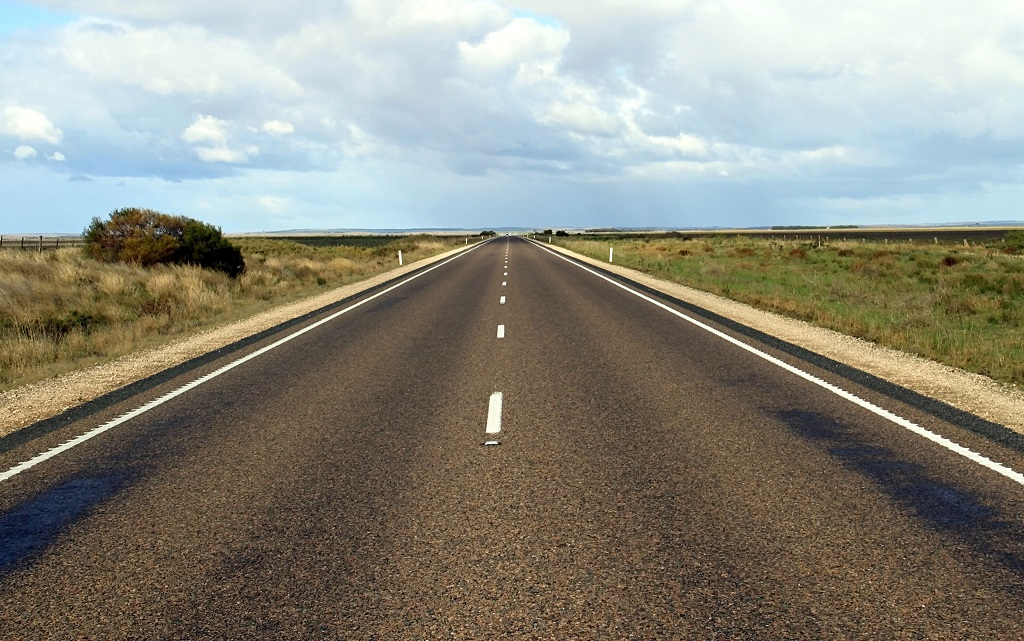
//> input picture Src/Houghlines/Houghlines/road.jpg, 1024 x 641 px
$ ./houghlines   (built with g++ and OpenCV 4)
//> lines starting //> are read from the running program, lines starting //| are printed output that depends on the picture; after the words box and inside, x2 and y2 are one past the last pixel; in counts of white or black regions, pixels touching at a corner belong together

#include <iostream>
#include <opencv2/core/core.hpp>
#include <opencv2/highgui/highgui.hpp>
#include <opencv2/imgproc/imgproc.hpp>

#define PI 3.1415926

#pragma comment(lib, "opencv_core2411d.lib")
#pragma comment(lib, "opencv_highgui2411d.lib")
#pragma comment(lib, "opencv_imgproc2411d.lib")


int main()
{
	cv::Mat image = cv::imread("road.jpg", 0);
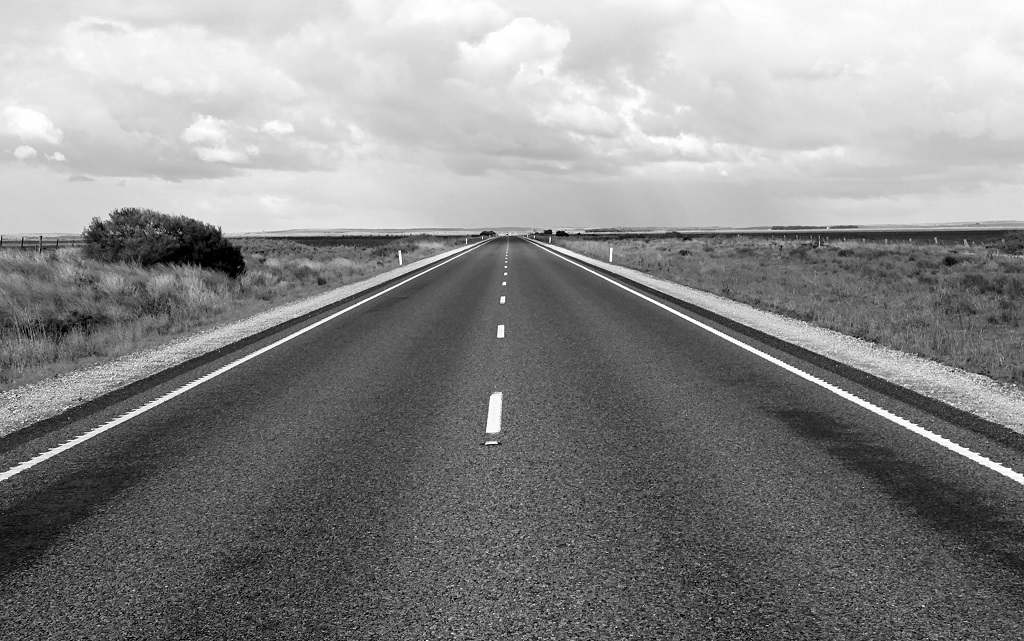
//> image: 641 rows x 1024 cols, CV_8UC1; min 0, max 255, mean 137
	cv::namedWindow("Original Image");
	cv::imshow("Original Image", image);

	// 캐니 알고리즘 적용
	cv::Mat contours;
	cv::Canny(image, contours, 150, 200);
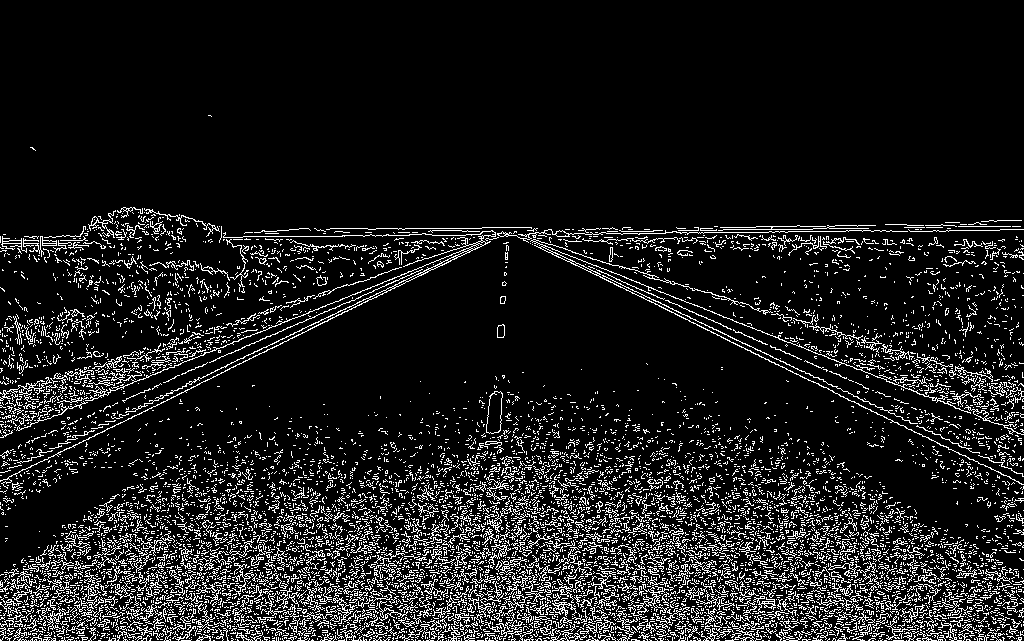
//> contours: 641 rows x 1024 cols, CV_8UC1; 10.8% white in thin lines or dots, all inside (x1, y1, x2, y2) = (0, 115, 1024, 641)

	// 선 감지 위한 허프 변환
	std::vector<cv::Vec2f> lines;
	cv::HoughLines(contours, lines,
		1, PI / 180, // 단계별 크기
		300);
//> lines = 183 lines (rho, theta), first 12: [640, 1.57], [641, 1.54], [585, 1.59], [616, 1.55], [637, 1.57], [618, 1.59], [632, 1.52], [602, 1.57], [638, 1.55], [621, 1.57], [633, 1.57], [599, 1.57]
		//80);  // 투표(vote) 최대 개수

			  // 선 그리기
	cv::Mat result(contours.rows, contours.cols, CV_8U, cv::Scalar(255));
	std::cout << "Lines detected: " << lines.size() << std::endl;
//| Lines detected: 183

	// 선 벡터를 반복해 선 그리기
	std::vector<cv::Vec2f>::const_iterator it = lines.begin();
	while (it != lines.end()) {
		float rho = (*it)[0];   // 첫 번째 요소는 rho 거리
		float theta = (*it)[1]; // 두 번째 요소는 델타 각도
		if (theta < PI / 4. || theta > 3.*PI / 4.) { // 수직 행
			cv::Point pt1(rho / cos(theta), 0); // 첫 행에서 해당 선의 교차점
			cv::Point pt2((rho - result.rows*sin(theta)) / cos(theta), result.rows);
			// 마지막 행에서 해당 선의 교차점
			cv::line(image, pt1, pt2, cv::Scalar(255), 1); // 하얀 선으로 그리기

		}
		else { // 수평 행
			cv::Point pt1(0, rho / sin(theta)); // 첫 번째 열에서 해당 선의 교차점
			cv::Point pt2(result.cols, (rho - result.cols*cos(theta)) / sin(theta));
			// 마지막 열에서 해당 선의 교차점
			cv::line(image, pt1, pt2, cv::Scalar(255), 1); // 하얀 선으로 그리기
		}
		std::cout << "line: (" << rho << "," << theta << ")\n";
		++it;
	}
//> this loop made 183 passes
//> (rho, theta, pt1, pt2) on passes 1 to 12: (640, 1.57, Point(0, 640), Point(1024, 640)), (641, 1.54, Point(0, 641), Point(1024, 605)), (585, 1.59, Point(0, 585), Point(1024, 602)), (616, 1.55, Point(0, 616), Point(1024, 598)), (637, 1.57, Point(0, 637), Point(1024, 637)), (618, 1.59, Point(0, 618), Point(1024, 635)), (632, 1.52, Point(0, 632), Point(1024, 579)), (602, 1.57, Point(0, 602), Point(1024, 602)), (638, 1.55, Point(0, 638), Point(1024, 620)), (621, 1.57, Point(0, 621), Point(1024, 621)), (633, 1.57, Point(0, 633), Point(1024, 633)), (599, 1.57, Point(0, 599), Point(1024, 599))
//| line: (640,1.5708)
//| line: (641,1.53589)
//| line: (585,1.58825)
//| line: (616,1.55334)
//| line: (637,1.5708)
//| line: (618,1.58825)
//| line: (632,1.51844)
//| line: (602,1.5708)
//> (output is shown up to pass 8 of 183)
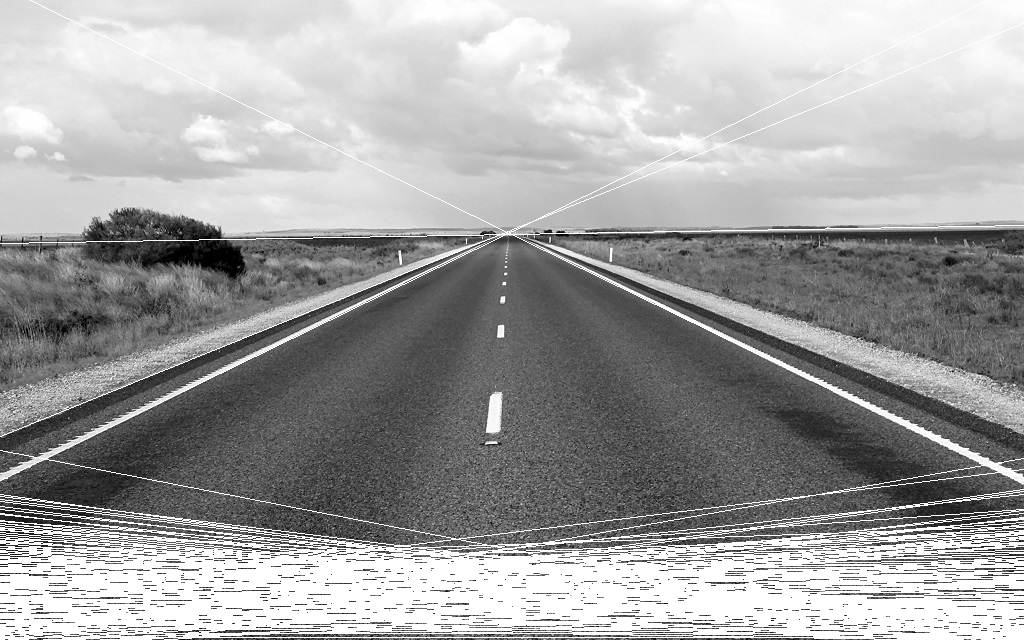
//> image: 641 rows x 1024 cols, CV_8UC1; 14.59% of pixels changed, all inside (x1, y1, x2, y2) = (0, 0, 1024, 641)

	cv::namedWindow("Detected Lines with Hough");
	cv::imshow("Detected Lines with Hough", image);

	cv::waitKey(0);

	return 0;
}
